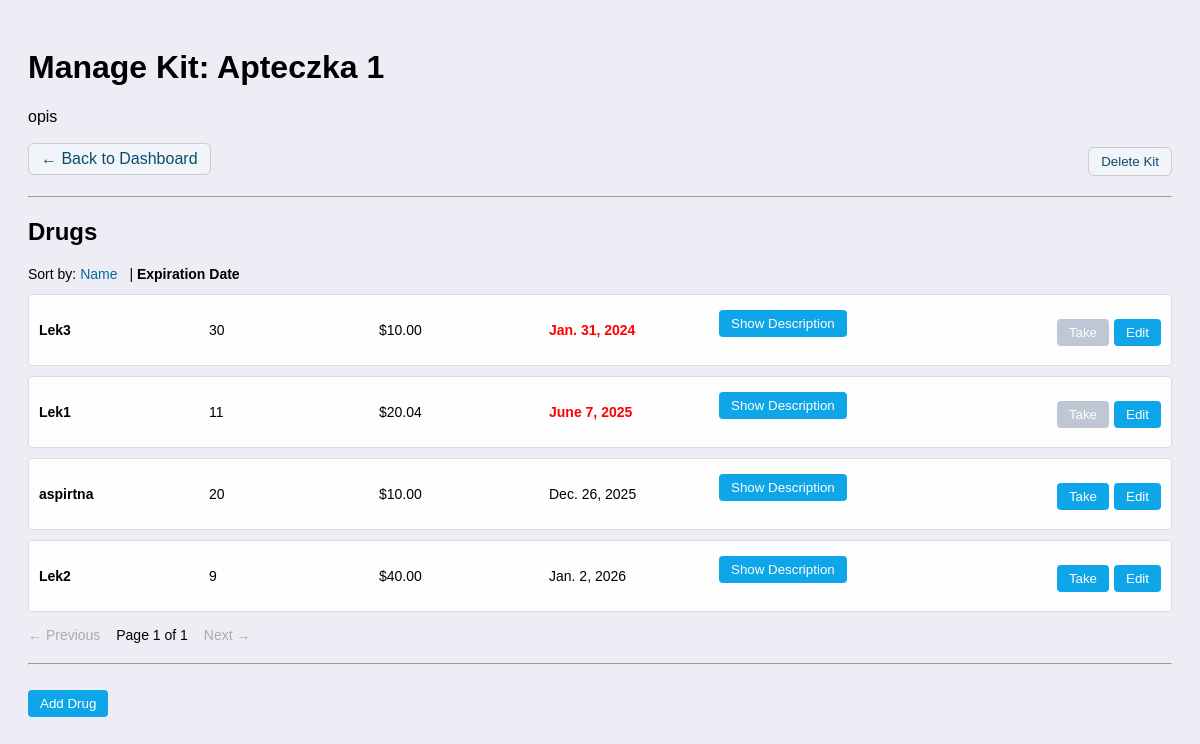
The app's page /dashboard/kit/1/?sort_by=expiration_date (signed in) with its own data.
### app_med_kit/models.py (models this page shows, shortened)
class Kit(models.Model):
    user = models.ForeignKey(User, on_delete=models.CASCADE)
    name = models.CharField(max_length=100)
    description = models.TextField(blank=True)

class Drug(models.Model):
    kit = models.ForeignKey(Kit, on_delete=models.CASCADE, related_name='drugs')
    name = models.CharField(max_length=100)
    number = models.PositiveIntegerField()
    description = models.TextField(blank=True)
    price = models.DecimalField(max_digits=10, decimal_places=2, default=0)
    expiration_date = models.DateField(null=True, blank=True)
    created_at = models.DateTimeField(auto_now_add=True)

### app_med_kit/views.py (the view, shortened to what this page needs)
# urls.py: path('kit/<int:kit_id>/', views.manage_kit, name='manage_kit'),
@login_required
def manage_kit(request, kit_id):
    kit = get_object_or_404(Kit, id=kit_id, user=request.user)
    sort_by = request.GET.get('sort_by', 'name')
    if sort_by == 'expiration_date':
        drug_list = kit.drugs.all().order_by('expiration_date')
    else:
        drug_list = kit.drugs.all().order_by('name')
    paginator = Paginator(drug_list, 5)
    page_number = request.GET.get('page')  # `None` if not provided → first page
    page_obj = paginator.get_page(page_number)
    show_form = request.GET.get('add_drug') == '1'
    form = DrugForm() if show_form else None
    return render(request, 'app_med_kit/manage_kit.html', {
        'kit': kit,
        'page_obj': page_obj,
        'sort_by': sort_by,
        'form': form,
        'show_form': show_form,
        'today': date.today(),  # ← add this line
    })

### app_med_kit/templates/app_med_kit/manage_kit.html (shortened to what this page needs)
{% extends 'app_med_kit/med_kit_base.html' %}
{% load static %}
{% block extra_css %}
<link rel="stylesheet" href="{% static 'css/manage_kit.css' %}">
{% endblock %}
{% block content %}
  <h1>Manage Kit: {{ kit.name }}</h1>
  <p>{{ kit.description }}</p>
  <div class="navbar-top">
    <a href="{% url 'dashboard' %}">← Back to Dashboard</a>
    <form method="post" action="{% url 'delete_kit' kit.id %}" id="delete-kit-form" style="display: inline;">
      <button type="button" onclick="confirmDeleteKit()">Delete Kit</button>
    </form>
  </div>
  <hr>
  <h2>Drugs</h2>
  <div class="sort-navbar">
    Sort by:
    {% if sort_by == 'name' %}
      <strong>Name</strong> |
      <a href="?sort_by=expiration_date">Expiration Date</a>
    {% else %}
      <a href="?sort_by=name">Name</a> |
      <strong>Expiration Date</strong>
    {% endif %}
  </div>
  {% for drug in page_obj.object_list %}
    <div id="drug-{{ drug.id }}" class="drug-entry">
      <div class="drug-info">
        <div>
          <span class="display name"><strong>{{ drug.name }}</strong></span>
        </div>
        <div>
          <span class="display number">{{ drug.number }}</span>
        </div>
        <div>
          <span class="display price">${{ drug.price }}</span>
        </div>
        <div>
          <span class="display expiration {% if drug.expiration_date and drug.expiration_date < today %}expired{% endif %}">
            {{ drug.expiration_date }}
          </span>
        </div>
        <div class="desc-block">
          <button
            type="button"
            class="display description"
            onclick="showDescriptionPopup(event, '{{ drug.description|escapejs }}')"
          >
            Show Description
          </button>
        </div>
      </div>
      <div class="drug-actions">
        <form method="post" action="{% url 'take_drug' kit.id drug.id %}">
          <button type="submit" class="take-btn"
                  {% if drug.expiration_date and drug.expiration_date < today %}disabled title="Expired"{% endif %}>
              Take
          </button>
        </form>
        <button
          type="button"
          class="edit-toggle-btn"
          onclick="toggleEdit('{{ drug.id }}')"
        >
          Edit
        </button>
      </div>
    </div>
  {% empty %}
    <p>No drugs found.</p>
  {% endfor %}
  <div class="pagination">
    {% if page_obj.has_previous %}
      <a href="?sort_by={{ sort_by }}&amp;page={{ page_obj.previous_page_number }}">← Previous</a>
    {% else %}
      <span class="disabled">← Previous</span>
    {% endif %}
    <span>Page {{ page_obj.number }} of {{ page_obj.paginator.num_pages }}</span>
    {% if page_obj.has_next %}
      <a href="?sort_by={{ sort_by }}&amp;page={{ page_obj.next_page_number }}">Next →</a>
    {% else %}
      <span class="disabled">Next →</span>
    {% endif %}
  </div>
  <hr>
  <a href="?sort_by={{ sort_by }}&amp;add_drug=1">
    <button {% if show_form %}disabled{% endif %}>Add Drug</button>
  </a>
{% endblock %}

### static/css/med_kit_base.css (style rules this page uses)
body { font-family: Arial, sans-serif; background-color: #eeedf5; color: #000000; padding: 20px; }
h1, h2 { color: #000000; }
button { background-color: #0ea5e9; color: white; padding: 6px 12px; border: none; border-radius: 4px; cursor: pointer; margin-top: 5px; }
a { color: #0369a1; text-decoration: none; }
hr { margin: 20px 0; }

### static/css/manage_kit.css (style rules this page uses)
.drug-entry { display: flex; justify-content: space-between; align-items: center; border: 1px solid #ddd; padding: 10px; margin-bottom: 10px; border-radius: 4px; background-color: #fefefe; font-size: 14px; }
.drug-info { display: flex; flex: 1; gap: 20px; align-items: center; overflow: hidden; }
.drug-info div { width: 150px; overflow: hidden; text-overflow: ellipsis; white-space: nowrap; }
.drug-actions { display: flex; gap: 5px; align-items: center; margin-left: 20px; }
.desc-block { width: 200px; overflow: hidden; min-height: 50px; }
.sort-navbar { margin-bottom: 12px; font-size: 14px; }
.sort-navbar a { color: #0369a1; text-decoration: none; margin-right: 8px; }
.pagination { margin-top: 15px; font-size: 14px; }
.pagination span { margin-right: 12px; }
.pagination .disabled { color: #aaa; margin-right: 12px; cursor: default; }
.expired { color: red; font-weight: bold; }
button[disabled] { background-color: #94a3b8 !important; cursor: not-allowed; opacity: 0.6; }
.navbar-top { display: flex; justify-content: space-between; align-items: center; margin-bottom: 15px; }
.navbar-top a, .navbar-top button { background-color: #f1f5f9; color: #0c4a6e; padding: 6px 12px; border: 1px solid #ccc; border-radius: 6px; text-decoration: none; font-weight: 500; cursor: pointer; transition: background-color 0.2s ease; }

### records on screen
Kit: name "Apteczka 1", description "opis"
Drug: name "Lek3", number "30", price "10.00", expiration_date "Jan. 31, 2024"
Drug: name "Lek1", number "11", price "20.04", expiration_date "June 7, 2025"
Drug: name "aspirtna", number "20", price "10.00", expiration_date "Dec. 26, 2025"
Drug: name "Lek2", number "9", price "40.00", expiration_date "Jan. 2, 2026"

### other values on screen
{{ page_obj.number }} "1"
{{ page_obj.paginator.num_pages }} "1"
